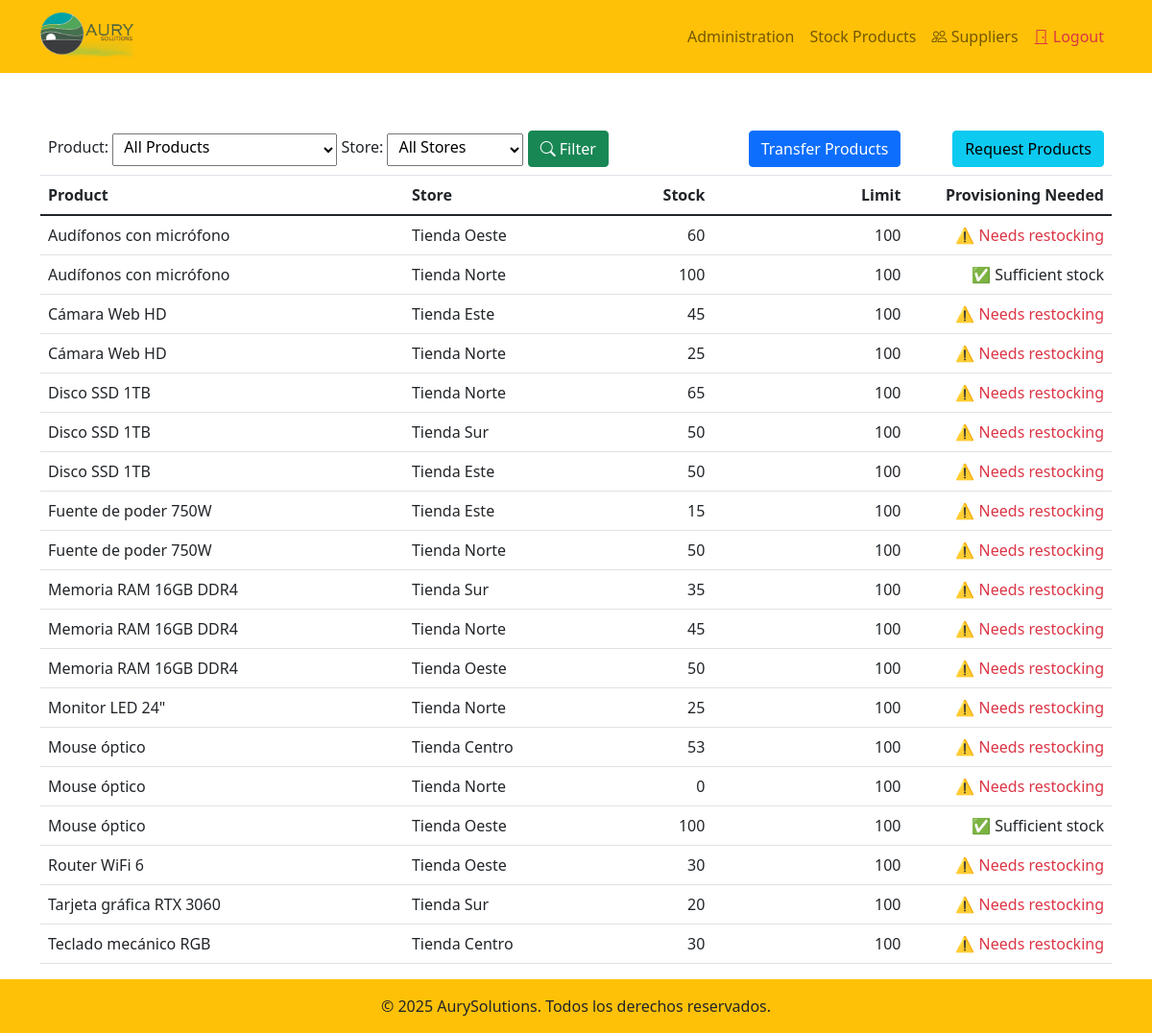
Page /dashboard/store/ (signed in) on the committed database.
### core/models.py (models this page shows, shortened)
class Stock(models.Model):
    product = models.ForeignKey(Product, on_delete=models.CASCADE, related_name='stock_entries')
    store = models.ForeignKey(Store, on_delete=models.CASCADE, related_name='stock_entries')
    quantity = models.PositiveIntegerField(default=0, validators=[MinValueValidator(0)])
    def is_low_stock(self):
        threshold = self.product.provision * 0.9
        return self.quantity < threshold

class Product(models.Model):
    name = models.CharField(max_length=100)
    description = models.TextField(blank=True, null=True)
    cost = models.DecimalField(max_digits=10, decimal_places=2, default=0)
    price = models.DecimalField(max_digits=10, decimal_places=2)
    provision = models.IntegerField(default=100)
    iva = models.DecimalField(max_digits=10, decimal_places=2, default=21)
    image = models.ImageField(
        upload_to="img/product_images/",
        blank=True,
        null=True,
        validators=[FileExtensionValidator(["jpg", "png", "jpeg"])]
    )

class Store(models.Model):
    name = models.CharField(max_length=100)
    street = models.CharField(max_length=250)
    phone = models.CharField(max_length=15, blank=True, null=True)
    image = models.ImageField(
        upload_to="img/product_images/",
        blank=True,
        null=True,
        default="img/sin-imagen.jpg",
        validators=[FileExtensionValidator(["jpg", "png", "jpeg"])]
    )

### core/views.py (the view)
# urls.py: path('dashboard/store/', store_dashboard, name='store_dashboard'),
@login_required
@permission_required('core.full_access', raise_exception=True)
def store_dashboard(request):
    store_id = request.GET.get('store')  # Capturar filtro de tienda
    product_id = request.GET.get('product')  # Capturar filtro de producto
    stock_entries = Stock.objects.all().order_by('product__name')
    if store_id:
        stock_entries = stock_entries.filter(store_id=store_id)
    if product_id:
        stock_entries = stock_entries.filter(product_id=product_id)
    stores = Store.objects.all()
    products = Product.objects.all()
    return render(request, 'core/dashboard/store_dashboard.html', {
        'stock_entries': stock_entries,
        "stores": stores,
        "products": products
    })

### templates/core/dashboard/store_dashboard.html (shortened to what this page needs)
{% extends "base.html" %}
{% block content %}
    <div class="container mt-5">
        <table class="table">
            <thead>
            <tr>
                <td colspan="3">
                    <form method="GET">
                        <label for="product">Product:</label>
                        <select name="product" id="product" style="padding: 7px; padding-top: 1px">
                            <option value="">All Products</option>
                        </select>
                        <label for="store">Store:</label>
                        <select name="store" id="store" style="padding: 7px; padding-top: 1px">
                            <option value="">All Stores</option>
                        </select>
                        <button type="submit" class="btn btn-success"><i class="bi bi-search"></i>&nbsp;Filter</button>
                    </form>
                </td>
                <td class="text-end">
                    <a href="{% url 'transfer_product' %}" class="btn btn-primary">Transfer Products</a>
                </td>
                <td class="text-end">
                    <a href="{% url 'transfer_product' %}" class="btn btn-info">Request Products</a>
                </td>
            </tr>
            <tr>
                <th>Product</th>
                <th>Store</th>
                <th class="text-end">Stock</th>
                <th class="text-end">Limit</th>
                <th class="text-end">Provisioning Needed</th>
            </tr>
            </thead>
            <tbody>
            {% for stock_entry in stock_entries %}
                <tr>
                    <td>{{ stock_entry.product.name }}</td>
                    <td>{{ stock_entry.store.name }}</td>
                    <td class="text-end">{{ stock_entry.quantity }}</td>
                    <td class="text-end">{{ stock_entry.product.provision }}</td>
                    <td class="text-end">
                        {% if stock_entry.is_low_stock %}
                            <span class="text-danger">⚠️ Needs restocking</span>
                        {% else %}
                            ✅ Sufficient stock
                        {% endif %}
                    </td>
                </tr>
            {% endfor %}
            </tbody>
        </table>
    </div>
{% endblock %}

### static/css/site.css (style rules this page uses)
html, body { height: 100%; margin: 0; }

### rows in the picture
Stock: product.name "Audífonos con micrófono", store.name "Tienda Oeste", quantity "60", product.provision "100", shows "⚠️ Needs restocking"
Stock: product.name "Audífonos con micrófono", store.name "Tienda Norte", quantity "100", product.provision "100", shows "✅ Sufficient stock"
Stock: product.name "Cámara Web HD", store.name "Tienda Este", quantity "45", product.provision "100", shows "⚠️ Needs restocking"
Stock: product.name "Cámara Web HD", store.name "Tienda Norte", quantity "25", product.provision "100", shows "⚠️ Needs restocking"
Stock: product.name "Disco SSD 1TB", store.name "Tienda Norte", quantity "65", product.provision "100", shows "⚠️ Needs restocking"
Stock: product.name "Disco SSD 1TB", store.name "Tienda Sur", quantity "50", product.provision "100", shows "⚠️ Needs restocking"
Stock: product.name "Disco SSD 1TB", store.name "Tienda Este", quantity "50", product.provision "100", shows "⚠️ Needs restocking"
Stock: product.name "Fuente de poder 750W", store.name "Tienda Este", quantity "15", product.provision "100", shows "⚠️ Needs restocking"
Stock: product.name "Fuente de poder 750W", store.name "Tienda Norte", quantity "50", product.provision "100", shows "⚠️ Needs restocking"
Stock: product.name "Memoria RAM 16GB DDR4", store.name "Tienda Sur", quantity "35", product.provision "100", shows "⚠️ Needs restocking"
Stock: product.name "Memoria RAM 16GB DDR4", store.name "Tienda Norte", quantity "45", product.provision "100", shows "⚠️ Needs restocking"
Stock: product.name "Memoria RAM 16GB DDR4", store.name "Tienda Oeste", quantity "50", product.provision "100", shows "⚠️ Needs restocking"
Stock: product.name "Monitor LED 24\"", store.name "Tienda Norte", quantity "25", product.provision "100", shows "⚠️ Needs restocking"
Stock: product.name "Mouse óptico", store.name "Tienda Centro", quantity "53", product.provision "100", shows "⚠️ Needs restocking"
Stock: product.name "Mouse óptico", store.name "Tienda Norte", quantity "0", product.provision "100", shows "⚠️ Needs restocking"
Stock: product.name "Mouse óptico", store.name "Tienda Oeste", quantity "100", product.provision "100", shows "✅ Sufficient stock"
Stock: product.name "Router WiFi 6", store.name "Tienda Oeste", quantity "30", product.provision "100", shows "⚠️ Needs restocking"
Stock: product.name "Tarjeta gráfica RTX 3060", store.name "Tienda Sur", quantity "20", product.provision "100", shows "⚠️ Needs restocking"
Stock: product.name "Teclado mecánico RGB", store.name "Tienda Centro", quantity "30", product.provision "100", shows "⚠️ Needs restocking"
